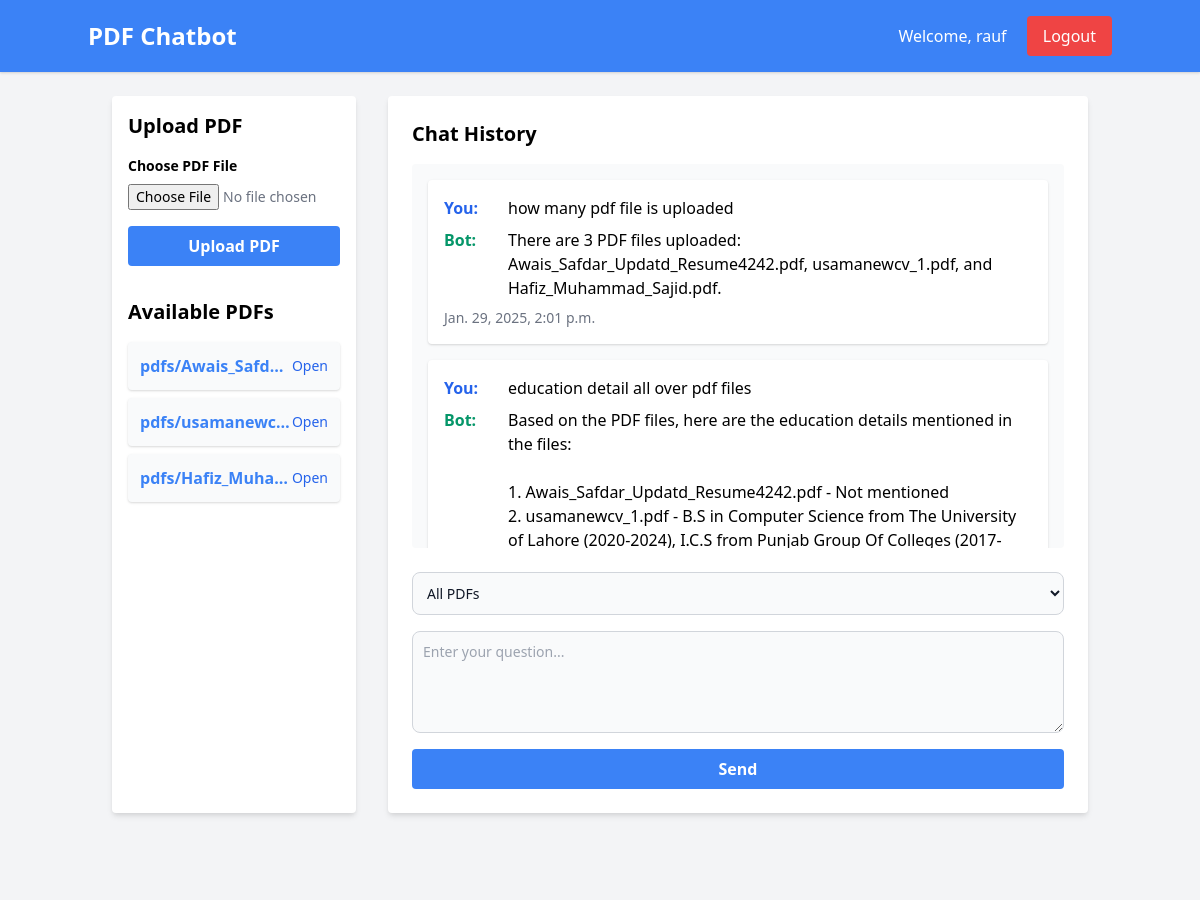
Before: / (signed in, upper part) with the older database file.
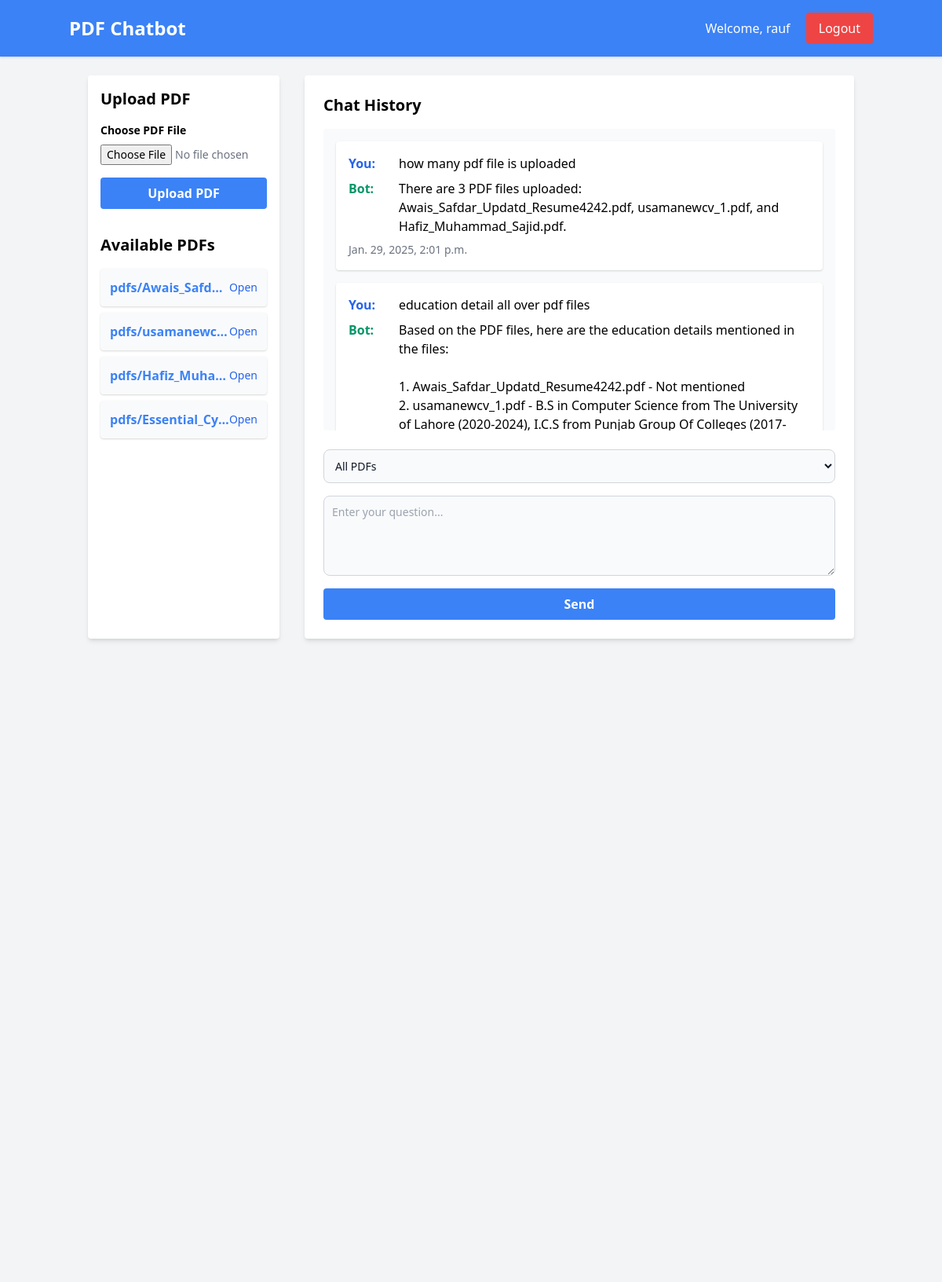
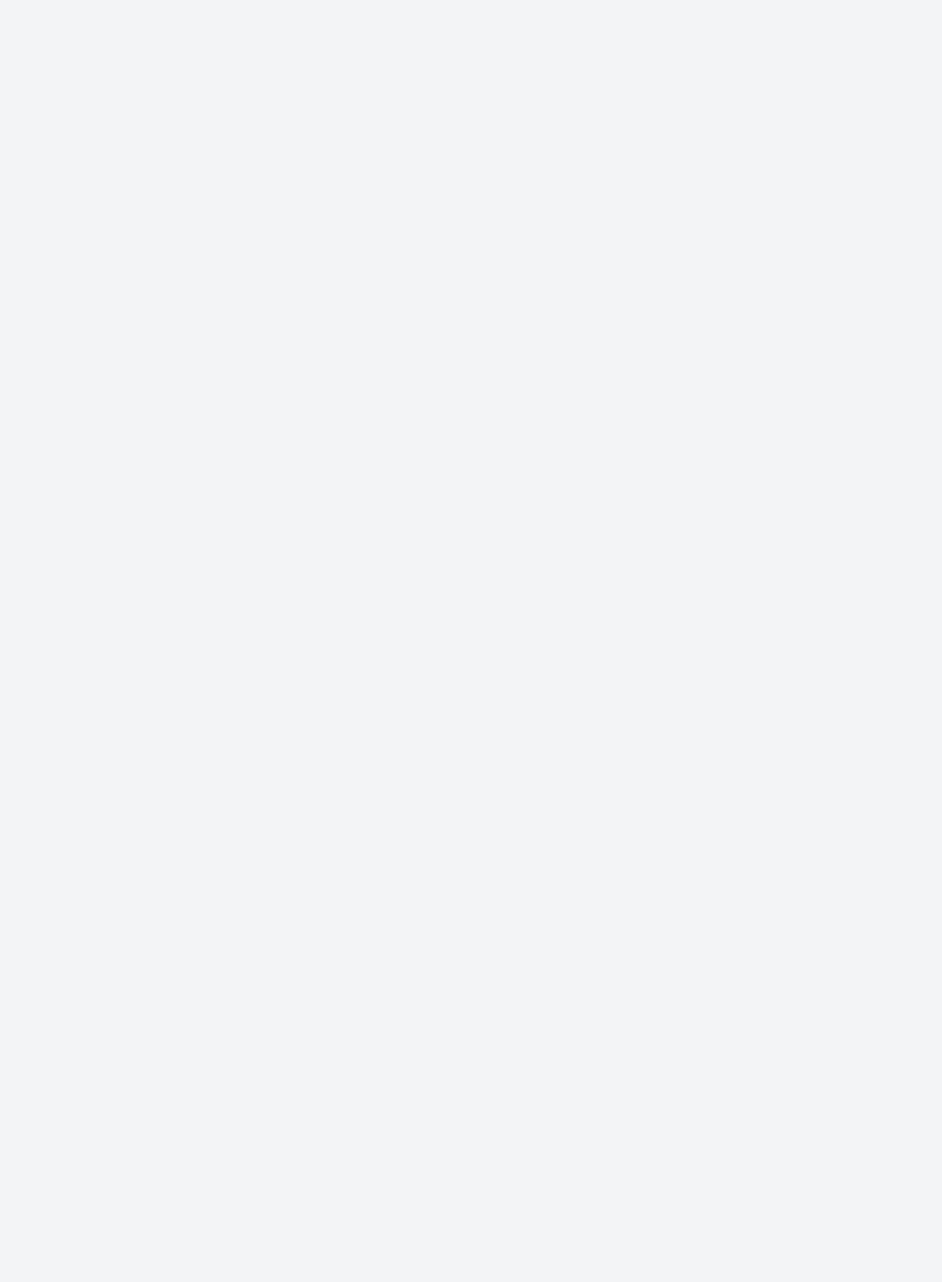
After: the same page with the newer database file (2 pictures, top to bottom).
### accounts/models.py (models this page shows, shortened)
class PDFUpload(models.Model):
    user = models.ForeignKey(CustomUser, on_delete=models.CASCADE)
    pdf_file = models.FileField(upload_to='pdfs/')
    uploaded_at = models.DateTimeField(auto_now_add=True)

class ChatMessage(models.Model):
    user = models.ForeignKey(CustomUser, on_delete=models.CASCADE)
    pdf = models.ForeignKey(PDFUpload, on_delete=models.CASCADE, null=True, blank=True)
    message = models.TextField()
    response = models.TextField()
    timestamp = models.DateTimeField(auto_now_add=True)

### accounts/views.py (the view, shortened to what this page needs)
# urls.py: path('', views.chat_view, name='chat'),
@login_required
def chat_view(request):
    pdf_uploads = PDFUpload.objects.filter(user=request.user) if request.user.is_pdf_uploader else PDFUpload.objects.all()
    chat_history = ChatMessage.objects.filter(user=request.user).order_by('timestamp')
    form = PDFUploadForm() if request.user.is_pdf_uploader else None
    return render(request, 'chat/chat.html', {
        'form': form,
        'pdf_uploads': pdf_uploads,
        'chat_history': chat_history
    })

### accounts/forms.py
class PDFUploadForm(forms.ModelForm):
    class Meta:
        model = PDFUpload
        fields = ('pdf_file',)

### templates/chat/chat.html (shortened to what this page needs)
{% extends 'base.html' %}
{% block content %}
<div class="flex flex-col md:flex-row">
    <div class="w-full md:w-1/4 bg-white p-4 rounded shadow-md mb-8 md:mb-0 md:mr-8">
        {% if user.is_pdf_uploader %}
            <div class="mb-8">
                <h3 class="text-xl font-bold mb-4">Upload PDF</h3>
                <form method="post" enctype="multipart/form-data" class="space-y-4">
                    <div class="form-group">
                        <label for="id_pdf_file" class="block text-sm font-semibold mb-2">Choose PDF File</label>
                        <input type="file" name="pdf_file" id="id_pdf_file" class="block w-full text-sm text-gray-500 file:mr-4 file:py-2 file:px-4 file:rounded-full file:border-0 file:text-sm file:font-semibold file:bg-blue-50 file:text-blue-700 hover:file:bg-blue-100" required>
                    </div>
                    <button type="submit" class="w-full bg-blue-500 hover:bg-blue-600 text-white font-bold py-2 px-4 rounded focus:outline-none focus:shadow-outline">
                        Upload PDF
                    </button>
                </form>
            </div>
        {% endif %}
        <div>
            <h3 class="text-xl font-bold mb-4">Available PDFs</h3>
            <ul class="space-y-2">
                {% for pdf in pdf_uploads %}
                    <li class="bg-gray-50 p-3 rounded shadow hover:shadow-md flex items-center justify-between">
                        <span class="text-blue-500 font-bold truncate">
                            {{ pdf.pdf_file.name }}
                        </span>
                        <a href="{{ pdf.pdf_file.url }}" target="_blank" class="text-sm text-blue-600 hover:underline">
                            Open
                        </a>
                    </li>
                {% endfor %}
            </ul>
        </div>
    </div>
    <div class="w-full md:w-3/4">
        <div class="bg-white rounded shadow-md p-6">
            <h3 class="text-xl font-bold mb-4">Chat History</h3>
            <div id="chat-history" class="space-y-4 h-96 overflow-y-auto mb-6 p-4 bg-gray-50 rounded">
                {% for chat in chat_history %}
                    <div class="bg-white p-4 rounded shadow">
                        <div class="flex flex-col space-y-2">
                            <div class="flex items-start">
                                <span class="font-bold text-blue-600 w-16">You:</span>
                                <p class="flex-1">{{ chat.message }}</p>
                            </div>
                            <div class="flex items-start">
                                <span class="font-bold text-green-600 w-16">Bot:</span>
                                <p class="flex-1 whitespace-pre-wrap">{{ chat.response }}</p>
                            </div>
                            <p class="text-sm text-gray-500 mt-2">{{ chat.timestamp }}</p>
                        </div>
                    </div>
                {% endfor %}
            </div>
            <form id="chat-form" method="post" class="space-y-4">
                <select name="pdf_id" id="pdf-select" class="block w-full bg-gray-50 border border-gray-300 text-gray-900 text-sm rounded-lg focus:ring-blue-500 focus:border-blue-500 p-2.5">
                    <option value="all">All PDFs</option>
                </select>
                <textarea name="user_input" id="user-input" class="block w-full bg-gray-50 border border-gray-300 text-gray-900 text-sm rounded-lg focus:ring-blue-500 focus:border-blue-500 p-2.5" rows="4" placeholder="Enter your question..."></textarea>
                <button type="submit" class="w-full bg-blue-500 hover:bg-blue-600 text-white font-bold py-2 px-4 rounded focus:outline-none focus:shadow-outline">
                    Send
                </button>
            </form>
        </div>
    </div>
</div>
{% endblock %}

Changed rows visible on the page:
added PDFUpload: pdf_file.name "pdfs/Essential_Cy…"
